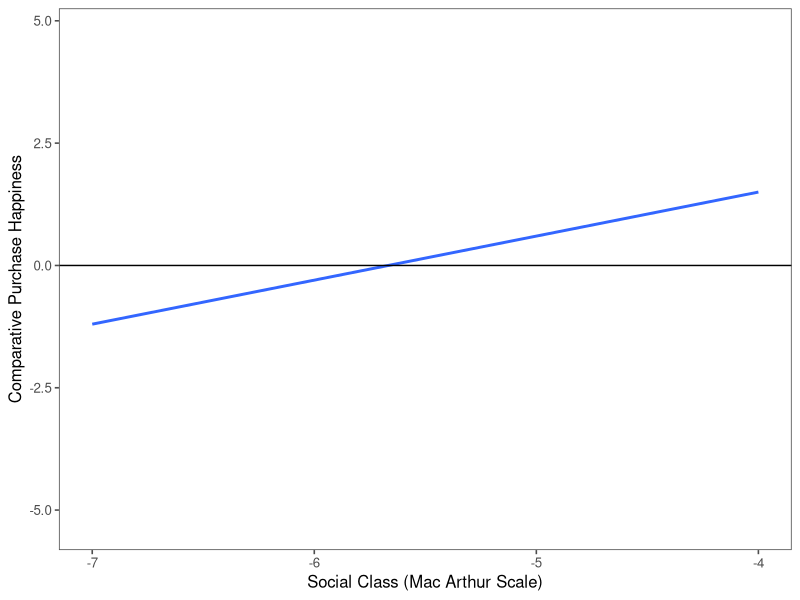

Write R code to recreate this figure.
## ---- chunk 1

#load library 
library("tidyverse")
## ---- chunk 2

#import data
 lee <- read_csv("251_Reproduce_October 26, 2019_19.10.csv")

## ---- chunk 3

#Remove first two rows

lee2 <- lee %>% 
  filter(!((IPAddress == "IP Address") |
           IPAddress == "{\"ImportId\":\"ipAddress\"}")) %>% 
  
   mutate(subid = row_number()) %>%                     #Insert subject ID row
  select(contains("subid"), CompHap, MacArthurSES)       #Select relevant columns

## ---- chunk 4

#Makes character class numeric
lee2$CompHap <- as.numeric(lee2$CompHap)  
lee2$MacArthurSES <- as.numeric(lee2$MacArthurSES) 

#Recoding IV and DV measures and renaming
d <- lee2 %>%         
 mutate(ComparativeHappiness=CompHap*-1) %>% # this recodes the two columns
  mutate(MacArthurScale=MacArthurSES*-1)
  
## ---- chunk 5

 summary(lm(ComparativeHappiness~MacArthurScale,data=d))

## ---- chunk 6

figure <- d %>%
 ggplot(aes(x = MacArthurScale, y = ComparativeHappiness)) +
 geom_smooth(method = "lm", fill = NA)

figure + geom_hline(yintercept=0, color = "black") +
  # geom_vline(xintercept = 0, color = "black") +
    # xlim(c(1, 10)) +
  labs(x = "Social Class (Mac Arthur Scale)") +
  labs(y = "Comparative Purchase Happiness")  +
  ggthemes::theme_few()  

#Dashed lines (coded below) will be added during pilot b once sample is large enough to evalute
#  geom_vline(xintercept = XX, linetype="dashed", color = "blue") +
 # geom_vline(xintercept = XX, linetype="dashed", color = "blue")


## ---- chunk 7

cor(d$ComparativeHappiness, d$MacArthurScale)

## ---- chunk 8

l <- lm(ComparativeHappiness~MacArthurScale,data=d)      #run regresssion & assign variable

#Generate a list of CIs for each IV value--locate values that have CIs not intersecting 0

predict(l,newdata = data.frame
        (MacArthurScale=d$MacArthurScale),
        interval="confidence",level = 0.95)

## ---- chunk 9

#CIs will give interger values that can be manually reviewed to find significant values
  #the 7.02 in the code below is as an example

ci = predict(l,newdata = data.frame
             (MacArthurScale=7.02), 
             interval="confidence",level = 0.95)
ci

